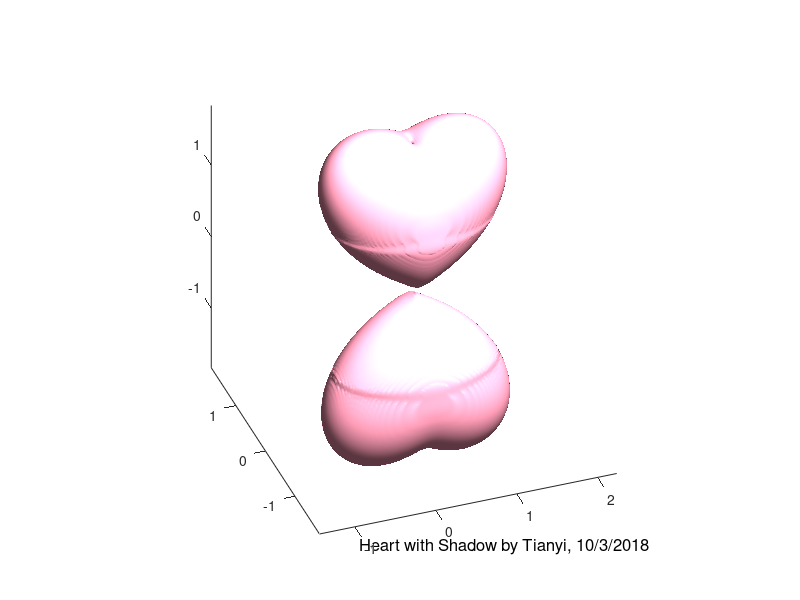

This figure's MATLAB source:
% how to draw 'Heart with Shadow'
[x,y,z]=meshgrid(linspace(-1.3,1.3));
s=(x.^2 + (9/4)*y.^2 + z.^2 - 1).^3 - x.^2.*z.^3 - (1/9)*y.^2.*z.^3;
isosurface(x+0.6,y+0.6,z+0.6,s+0.6,0.6)
axis equal
camlight
lighting gouraud
text(-1,-2,-2,'Heart with Shadow by Tianyi, 10/3/2018','FontSize', 12,'color','k')
hold;

[a,b,c]=meshgrid(linspace(-1.3,1.3));
s=(a.^2 + (9/4)*b.^2 + c.^2 - 1).^3 - a.^2.*c.^3 - (1/9)*b.^2.*c.^3;
isosurface(-x+0.2,-y-0.6,-z-0.6,-s-0.6,-0.6)
axis equal
colormap([0.98,0.6,0.7])
camlight
lighting gouraud

view(-20,34)
